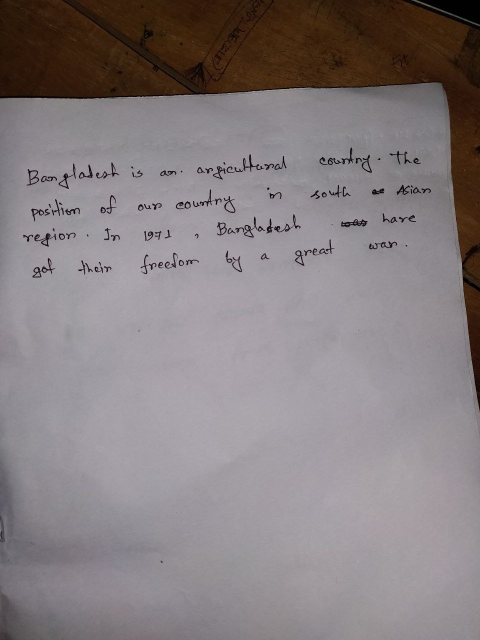
#> input picture images/eng-4.jpg, 960 x 1280 px, found by its file name (shown at 1/2 size)
$ jupyter execute --allow-errors exam_paper_evaluation.ipynb   (shell and % lines are left out)   (older library calls are emulated)
#> lines starting #> are read from the running program, lines starting #| are printed output that depends on the picture; after the words box and inside, x2 and y2 are one past the last pixel; in counts of white or black regions, pixels touching at a corner belong together
### text_segmentation/helpers.py
# -*- coding: utf-8 -*-
'''
Helper functions for ocr project
'''
import matplotlib.pyplot as plt
import numpy as np
import cv2


SMALL_HEIGHT = 800


def resize(img, height=SMALL_HEIGHT, always=False):
    '''
    Resize image to given height.
    '''
    if (img.shape[0] > height or always):
        rat = height / img.shape[0]
        return cv2.resize(img, (int(rat * img.shape[1]), height))

    return img


def ratio(img, height=SMALL_HEIGHT):
    '''Getting scale ratio.'''
    return img.shape[0] / height


# [13 lines left out: function img_extend, not called in this run]

### text_segmentation/page.py
# -*- coding: utf-8 -*-
"""
Crop background and transform perspective from the photo of page
"""
import numpy as np
import cv2

from .helpers import *


def detection(image, area_thresh=0.5):
    """Finding Page."""
    small = resize(image)
    # Edge detection
    image_edges = _edges_detection(small, 200, 250)

    # Close gaps between edges (double page clouse => rectangle kernel)
    closed_edges = cv2.morphologyEx(image_edges,
                                    cv2.MORPH_CLOSE,
                                    np.ones((5, 11)))
    # Countours
    page_contour = _find_page_contours(closed_edges, small, area_thresh)

    # Recalculate to original scale
    page_contour = page_contour.dot(ratio(image, small.shape[0]))
    # Transform prespective
    new_image = _persp_transform(image, page_contour)
    return new_image


def _edges_detection(img, minVal, maxVal):
    """Preprocessing (gray, thresh, filter, border) + Canny edge detection."""
    img = cv2.cvtColor(img, cv2.COLOR_BGR2GRAY)

    img = cv2.bilateralFilter(img, 9, 75, 75)
    img = cv2.adaptiveThreshold(img, 255,
                                cv2.ADAPTIVE_THRESH_GAUSSIAN_C,
                                cv2.THRESH_BINARY, 115, 4)

    # Median blur replace center pixel by median of pixels under kelner
    # => removes thin details
    img = cv2.medianBlur(img, 11)

    # Add black border - detection of border touching pages
    img = cv2.copyMakeBorder(img, 5, 5, 5, 5,
                             cv2.BORDER_CONSTANT,
                             value=[0, 0, 0])
    return cv2.Canny(img, minVal, maxVal)


def _four_corners_sort(pts):
    """Sort corners in order: top-left, bot-left, bot-right, top-right."""
    diff = np.diff(pts, axis=1)
    summ = pts.sum(axis=1)
    return np.array([pts[np.argmin(summ)],
                     pts[np.argmax(diff)],
                     pts[np.argmax(summ)],
                     pts[np.argmin(diff)]])


def _contour_offset(cnt, offset):
    """Offset contour because of 5px border."""
    cnt += offset
    cnt[cnt < 0] = 0
    return cnt


def _find_page_contours(edges, img, area_thresh):
    """Finding corner points of page contour."""
    contours, hierarchy = cv2.findContours(edges,
                                           cv2.RETR_TREE,
                                           cv2.CHAIN_APPROX_SIMPLE)

    # Finding biggest rectangle otherwise return original corners
    height = edges.shape[0]
    width = edges.shape[1]
    MIN_COUNTOUR_AREA = height * width * area_thresh
    MAX_COUNTOUR_AREA = (width - 10) * (height - 10)

    max_area = MIN_COUNTOUR_AREA
    page_contour = np.array([[0, 0],
                             [0, height-5],
                             [width-5, height-5],
                             [width-5, 0]])

    for cnt in contours:
        perimeter = cv2.arcLength(cnt, True)
        approx = cv2.approxPolyDP(cnt, 0.03 * perimeter, True)

        # Page has 4 corners and it is convex
        if (len(approx) == 4 and
                cv2.isContourConvex(approx) and
                max_area < cv2.contourArea(approx) < MAX_COUNTOUR_AREA):

            max_area = cv2.contourArea(approx)
            page_contour = approx[:, 0]

    # Sort corners and offset them
    page_contour = _four_corners_sort(page_contour)
    return _contour_offset(page_contour, (-5, -5))


def _persp_transform(img, s_points):
    """Transform perspective from start points to target points."""
    # Euclidean distance - calculate maximum height and width
    height = max(np.linalg.norm(s_points[0] - s_points[1]),
                 np.linalg.norm(s_points[2] - s_points[3]))
    width = max(np.linalg.norm(s_points[1] - s_points[2]),
                np.linalg.norm(s_points[3] - s_points[0]))

    # Create target points
    t_points = np.array([[0, 0],
                         [0, height],
                         [width, height],
                         [width, 0]], np.float32)

    # getPerspectiveTransform() needs float32
    if s_points.dtype != np.float32:
        s_points = s_points.astype(np.float32)

    M = cv2.getPerspectiveTransform(s_points, t_points)
    return cv2.warpPerspective(img, M, (int(width), int(height)))

### text_segmentation/words.py
# -*- coding: utf-8 -*-
'''
Detect words on the page
return array of words' bounding boxes
'''
import numpy as np
import matplotlib.pyplot as plt
import cv2

from .helpers import *


def detection(image, join=False):
    '''
    Detecting the words bounding boxes.
    Return: numpy array of bounding boxes [x, y, x+w, y+h]
    '''
    # Preprocess image for word detection
    blurred = cv2.GaussianBlur(image, (5, 5), 18)
    edge_img = _edge_detect(blurred)
    ret, edge_img = cv2.threshold(edge_img, 50, 255, cv2.THRESH_BINARY)
    bw_img = cv2.morphologyEx(edge_img, cv2.MORPH_CLOSE,
                              np.ones((15, 15), np.uint8))

    return _text_detect(bw_img, image, join)


def sort_words(boxes):
    '''
    Sort boxes - (x, y, x+w, y+h) from left to right, top to bottom.
    '''
    mean_height = sum([y2 - y1 for _, y1, _, y2 in boxes]) / len(boxes)

    boxes.view('i8,i8,i8,i8').sort(order=['f1'], axis=0)
    current_line = boxes[0][1]
    lines = []
    tmp_line = []
    for box in boxes:
        if box[1] > current_line + mean_height:
            lines.append(tmp_line)
            tmp_line = [box]
            current_line = box[1]
            continue
        tmp_line.append(box)
    lines.append(tmp_line)

    for line in lines:
        line.sort(key=lambda box: box[0])

    return lines


def _edge_detect(im):
    '''
    Edge detection using sobel operator on each layer individually.
    Sobel operator is applied for each image layer (RGB)
    '''
    return np.max(np.array([_sobel_detect(im[:, :, 0]),
                            _sobel_detect(im[:, :, 1]),
                            _sobel_detect(im[:, :, 2])]), axis=0)


def _sobel_detect(channel):
    '''
    Sobel operator.
    '''
    sobelX = cv2.Sobel(channel, cv2.CV_16S, 1, 0)
    sobelY = cv2.Sobel(channel, cv2.CV_16S, 0, 1)
    sobel = np.hypot(sobelX, sobelY)
    sobel[sobel > 255] = 255
    return np.uint8(sobel)


# [42 lines left out: functions union, _intersect, _group_rectangles, not called in this run]


def _text_detect(img, image, join=False):
    '''
    Text detection using contours.
    '''
    small = resize(img, 2000)

    # Finding contours
    mask = np.zeros(small.shape, np.uint8)
    cnt, hierarchy = cv2.findContours(np.copy(small),
                                      cv2.RETR_CCOMP,
                                      cv2.CHAIN_APPROX_SIMPLE)

    index = 0
    boxes = []
    # Go through all contours in top level
    while (index >= 0):
        x, y, w, h = cv2.boundingRect(cnt[index])
        cv2.drawContours(mask, cnt, index, (255, 255, 255), cv2.FILLED)
        maskROI = mask[y:y+h, x:x+w]
        # Ratio of white pixels to area of bounding rectangle
        r = cv2.countNonZero(maskROI) / (w * h)

        # Limits for text
        if (r > 0.1
            and 1600 > w > 10
            and 1600 > h > 10
            and h/w < 3
            and w/h < 10
                and (60 // h) * w < 1000):
            boxes += [[x, y, w, h]]

        index = hierarchy[0][index][0]

    if join:
        # Need more work
        boxes = _group_rectangles(boxes)

    bounding_boxes = np.array([0, 0, 0, 0])
    for (x, y, w, h) in boxes:
        bounding_boxes = np.vstack((bounding_boxes,
                                    np.array([x, y, x+w, y+h])))

    boxes = bounding_boxes.dot(ratio(image, small.shape[0])).astype(np.int64)
    return boxes[1:]

### handwritten-text-recognition-main/exam_paper_evaluation.ipynb
[cell 1]
import os
BASE_DIR = os.getcwd()
print(BASE_DIR)

## Importing libraries

[cell 2]
import cv2
import errno
from text_segmentation import words, page
from htr.utils import implt

import string
from htr.generator import Tokenizer, DataGenerator

from htr.network import puigcerver, ctc_loss, ctc_decode
from tensorflow.keras.models import Model

import numpy as np
from htr.preprocessing import preprocess, normalization, threshold

from tqdm.notebook import tqdm
from fpdf import FPDF

[cell 3]
def draw_boxes(img, boxes):
    img = img.copy()
    for x1, y1, x2, y2 in boxes:
        cv2.rectangle(img, (x1, y1), (x2, y2), (0, 0, 240), 1)
    return img

## Steps

### Load image

[cell 4]
img = cv2.imread('images/eng-4.jpg')
#> img is the input picture: shape (1280, 960, 3); mean B, G, R 128.1, 126.1, 134.1
implt(cv2.cvtColor(img, cv2.COLOR_BGR2RGB), figsize=(20, 10), title='Orginal image')
#> (this line was passed over: htr is not available in this run)

### Page detection

[cell 5]
crop = page.detection(img)
#> in _edges_detection, `img = cv2.adaptiveThreshold(img, 255, cv2.ADAPTIVE_THRESH_GAUSSIAN_C, ..`:
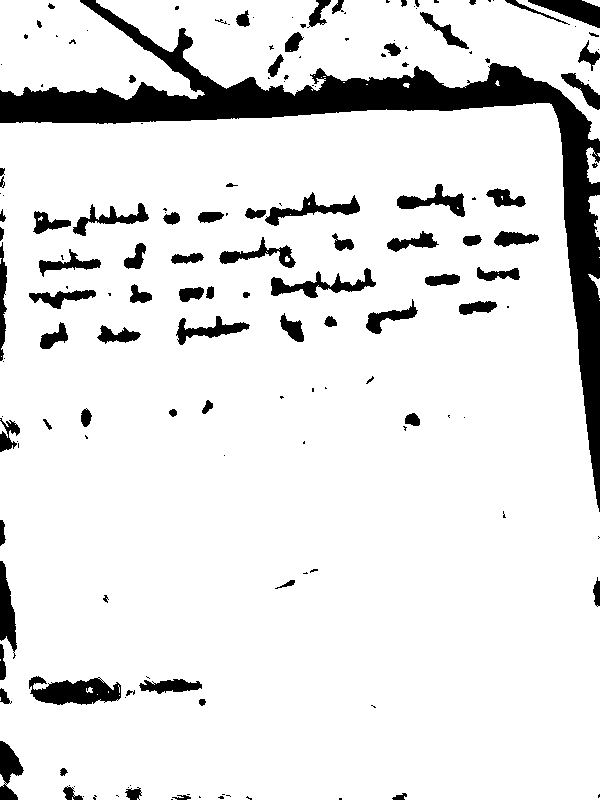
#> img: shape (800, 600); 89.1% white; 168 black regions (86 under 20 px), largest, box (x1, y1, x2, y2) and area: (0, 0, 600, 512) 28170, (29, 676, 121, 705) 1755, (271, 268, 376, 298) 1108
#> in detection, `closed_edges = cv2.morphologyEx(image_edges, cv2.MORPH_CLOSE, np.ones(..`:
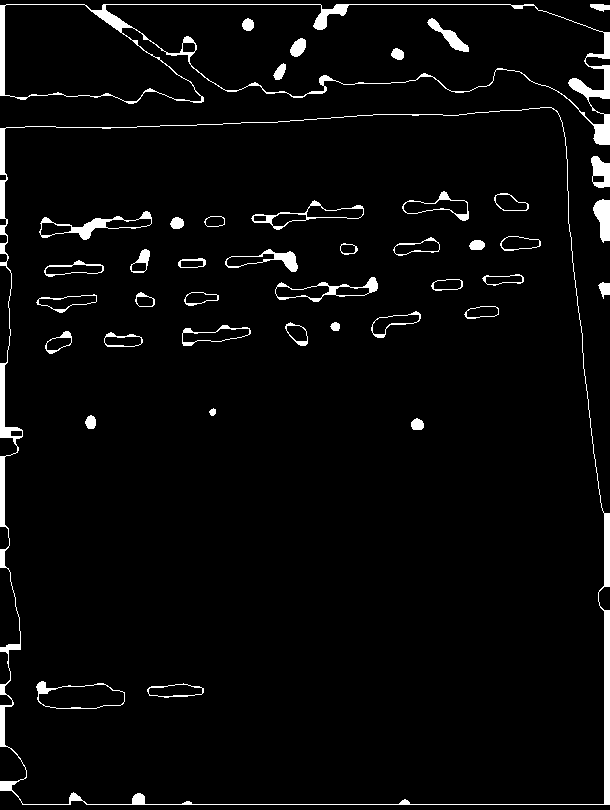
#> closed_edges: shape (810, 610); 3.8% white; 43 white regions
#> in _find_page_contours, `contours, hierarchy = cv2.findContours(edges, cv2.RETR_TREE, cv2.CHAIN..`: contours = 79 contours; largest, box (x1, y1, x2, y2) and area: (0, 107, 610, 805) 400908, (4, 107, 605, 805) 397506, (0, 4, 610, 145) 50108, (105, 4, 605, 125) 34352, (4, 4, 202, 102) 12925
#> the loop in _find_page_contours, `for cnt in contours:` made 79 passes
#> (perimeter, max_area, page_contour) on pass 5: (2791.6, 394988, [[556, 110], [0, 128], [0, 790], [609, 804]])
#> after the loop in _find_page_contours, `for cnt in contours:`: max_area = 394988
#> in _four_corners_sort, `diff = np.diff(pts, axis=1)`: diff = [-446, 128, 790, 195]
#> in _four_corners_sort, `summ = pts.sum(axis=1)`: summ = [666, 128, 790, 1413]
#> in _find_page_contours, `page_contour = _four_corners_sort(page_contour)`: page_contour = [[0, 128], [0, 790], [609, 804], [556, 110]]
#> in _contour_offset, `cnt += offset`: cnt = [[-5, 123], [-5, 785], [604, 799], [551, 105]]
#> in detection, `page_contour = _find_page_contours(closed_edges, small, area_thresh)`: page_contour = [[0, 123], [0, 785], [604, 799], [551, 105]]
#> in detection, `page_contour = page_contour.dot(ratio(image, small.shape[0]))`: page_contour = [[0, 196.8], [0, 1256], [966.4, 1278.4], [881.6, 168]]
#> in _persp_transform, `height = max(np.linalg.norm(s_points[0] - s_points[1]), np.linalg.norm..`: height = 1113.6
#> in _persp_transform, `width = max(np.linalg.norm(s_points[1] - s_points[2]), np.linalg.norm(..`: width = 966.7
#> in _persp_transform, `t_points = np.array([[0, 0], [0, height], [width, height], [width, 0]]..`: t_points = [[0, 0], [0, 1113.6], [966.7, 1113.6], [966.7, 0]]
#> in _persp_transform, `s_points = s_points.astype(np.float32)`: s_points has the same summary as page_contour in detection
#> in _persp_transform, `M = cv2.getPerspectiveTransform(s_points, t_points)`: M = [[1.17, 0, 0], [0.0381, 1.17, -229.8], [5.65e-05, 8.79e-05, 1]]
#> in _persp_transform, `return cv2.warpPerspective(img, M, (int(width), int(height)))`:
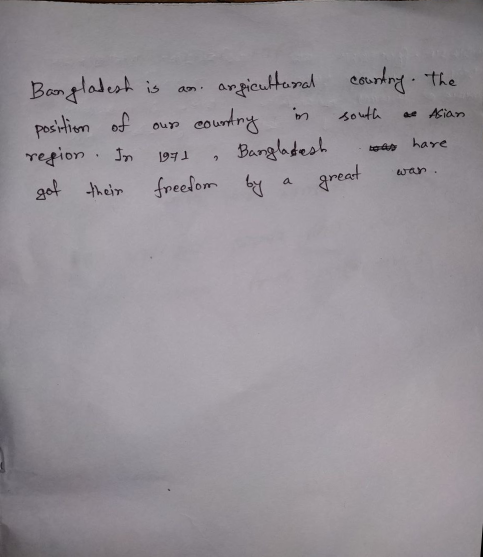
#> returned value: shape (1113, 966, 3) (shown at 1/2 size); mean of channels 0, 1, 2 150.8, 144.9, 149.9; drawn as B, G, R
implt(cv2.cvtColor(crop, cv2.COLOR_BGR2RGB), figsize=(20, 10), title='After page detection')
#> (this line was passed over: htr is not available in this run)

### Word segmentation
Get bounding boxes for each words

[cell 6]
boxes = words.detection(crop)
#> in _sobel_detect, `sobelX = cv2.Sobel(channel, cv2.CV_16S, 1, 0)`:
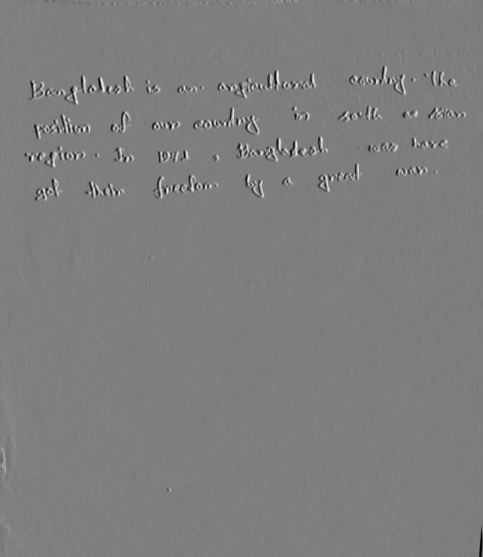
#> sobelX: shape (1113, 966) int16 (shown at 1/2 size); min -231, max 234, mean 0.1; drawn with min black and max white
#> in _sobel_detect, `sobelY = cv2.Sobel(channel, cv2.CV_16S, 0, 1)`:
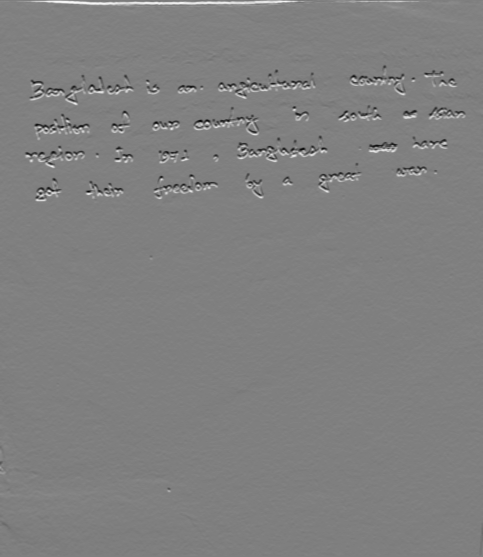
#> sobelY: shape (1113, 966) int16 (shown at 1/2 size); min -223, max 222, mean 0.5; drawn with min black and max white
#> in _sobel_detect, `sobel = np.hypot(sobelX, sobelY)`:
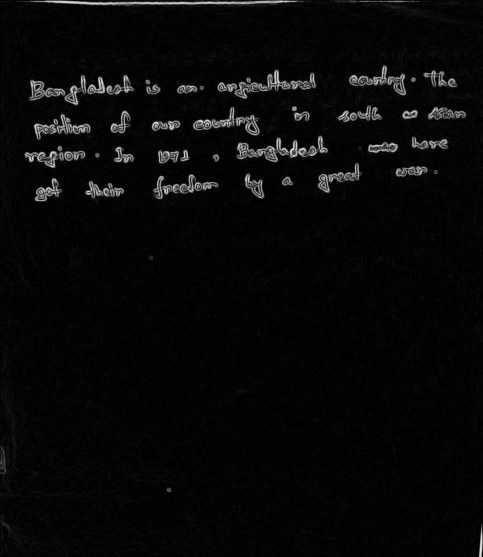
#> sobel: shape (1113, 966) float32 (shown at 1/2 size); min 0, max 245.2, mean 8.2
#> in detection, `ret, edge_img = cv2.threshold(edge_img, 50, 255, cv2.THRESH_BINARY)`:
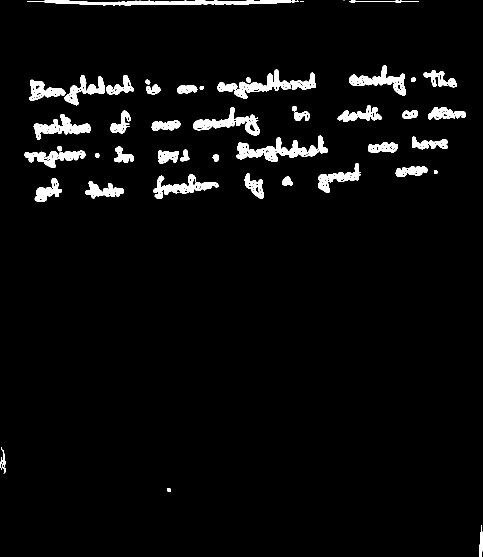
#> edge_img: shape (1113, 966) (shown at 1/2 size); 3.9% white; 62 white regions (8 under 20 px), largest, box (x1, y1, x2, y2) and area: (473, 271, 656, 324) 3409, (54, 0, 597, 12) 3078, (386, 214, 519, 271) 2338
#> in detection, `bw_img = cv2.morphologyEx(edge_img, cv2.MORPH_CLOSE, np.ones((15, 15),..`:
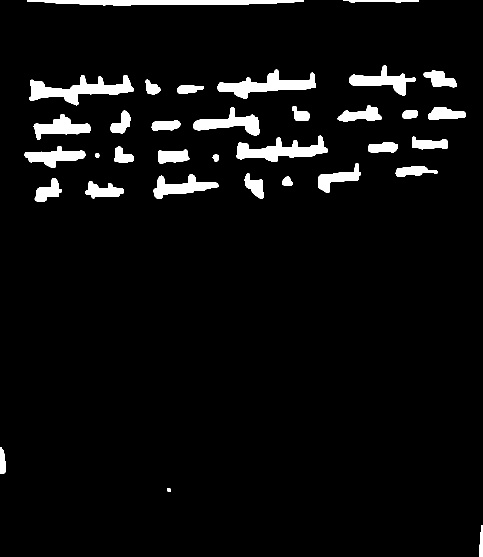
#> bw_img: shape (1113, 966) (shown at 1/2 size); 5% white; 34 white regions
#> in _text_detect, `cnt, hierarchy = cv2.findContours(np.copy(small), cv2.RETR_CCOMP, cv2...`: cnt = 34 contours; largest, box (x1, y1, x2, y2) and area: (58, 150, 268, 211) 4768, (435, 139, 632, 198) 4169, (473, 271, 656, 324) 4042, (54, 0, 608, 12) 3981, (386, 214, 519, 271) 2863
#> the loop in _text_detect, `while (index >= 0):` made 34 passes
#> (x, y, w, h, r, boxes, index) on passes 5 to 6: (69, 356, 54, 47, 0.525, [[170, 362, 78, 35], [69, 356, 54, 47]], 5), (564, 353, 22, 18, 0.737, [[170, 362, 78, 35], [69, 356, 54, 47], [564, 353, 22, 18]], 6)
#> after the loop in _text_detect, `while (index >= 0):`: boxes = 28 items, first 6: [170, 362, 78, 35], [69, 356, 54, 47], [564, 353, 22, 18], [306, 349, 131, 49], [489, 346, 39, 51], [791, 332, 84, 21]
#> the loop in _text_detect, `for (x, y, w, h) in boxes:` made 28 passes
#> (x, y, w, h) on passes 3 to 10: (564, 353, 22, 18), (306, 349, 131, 49), (489, 346, 39, 51), (791, 332, 84, 21), (636, 326, 86, 60), (425, 309, 13, 15), (316, 299, 63, 28), (228, 293, 40, 33)
#> after the loop in _text_detect, `for (x, y, w, h) in boxes:`: bounding_boxes = 29 rows, first 6: [0, 0, 0, 0], [170, 362, 248, 397], [69, 356, 123, 403], [564, 353, 586, 371], [306, 349, 437, 398], [489, 346, 528, 397]
#> in _text_detect, `boxes = bounding_boxes.dot(ratio(image, small.shape[0])).astype(np.int..`: boxes has the same summary as bounding_boxes
#> boxes = 28 rows, first 6: [170, 362, 248, 397], [69, 356, 123, 403], [564, 353, 586, 371], [306, 349, 437, 398], [489, 346, 528, 397], [791, 332, 875, 353]
implt(cv2.cvtColor(draw_boxes(crop, boxes), cv2.COLOR_BGR2RGB), figsize=(20, 10), title='Word detection')
#> the loop in draw_boxes, `for x1, y1, x2, y2 in boxes:` made 28 passes
#> after the loop in draw_boxes, `for x1, y1, x2, y2 in boxes:`:
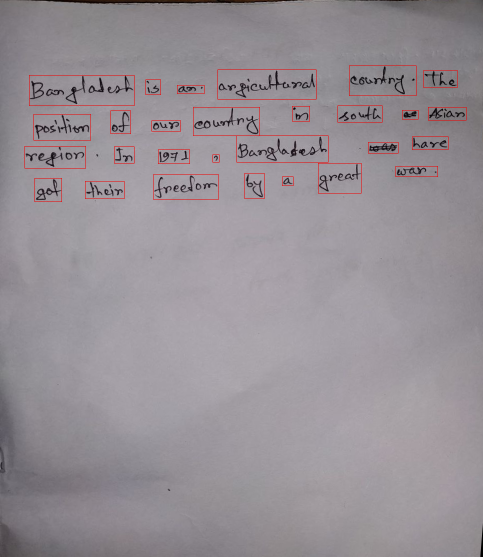
#> img: shape (1113, 966, 3) (shown at 1/2 size); 0.62% of pixels changed, all inside (x1, y1, x2, y2) = (49, 131, 933, 404); drawn as B, G, R
#> (this line was passed over: htr is not available in this run)

### Get words from each line

[cell 7]
lines = words.sort_words(boxes)
#> in sort_words, `mean_height = sum([y2 - y1 for _, y1, _, y2 in boxes]) / len(boxes)`: mean_height = 37.39
#> in sort_words, `current_line = boxes[0][1]`: current_line = 131
#> the loop in sort_words, `for box in boxes:` made 28 passes
#> current_line on passes 6, 7, 15, 21, 25: 170, 211, 271, 309, 349
#> after the loop in sort_words, `for box in boxes:`: current_line = 349; lines = 5 items; tmp_line = [[306, 349, 437, 398], [564, 353, 586, 371], [69, 356, 123, 403], [170, 362, 248, 397]]
#> the loop in sort_words, `for line in lines:` made 6 passes
#> lines = 6 items

[cell 8]
print('No. of lines:', len(lines))
#| No. of lines: 6
#n = int(input('Select a line: '))
n=0

implt(cv2.cvtColor(draw_boxes(crop, lines[n]), cv2.COLOR_BGR2RGB),
      figsize=(20, 10),
      title=f'No. of words in line {n}: {len(lines[n])}')
#> the loop in draw_boxes (call 2), `for x1, y1, x2, y2 in boxes:` made 5 passes
#> (x1, y1, x2, y2) on passes 1 to 5: (58, 150, 268, 211), (291, 159, 321, 189), (435, 139, 632, 198), (698, 131, 832, 191), (847, 140, 914, 175)
#> after the loop in draw_boxes (call 2), `for x1, y1, x2, y2 in boxes:`:
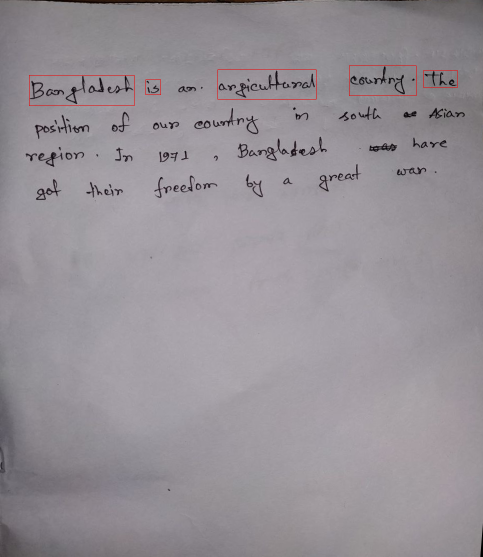
#> img: shape (1113, 966, 3) (shown at 1/2 size); 0.16% of pixels changed, all inside (x1, y1, x2, y2) = (58, 131, 915, 212); drawn as B, G, R
#> (this line was passed over: htr is not available in this run)

### Binarization

#> (a cell that did not finish here is left out)

### Set up parameters

[cell 10]
# Parameters
input_size = (1024, 128, 1)
charset = string.printable[:95]
max_text_len = 128

# Filepaths
output_path = os.path.join(BASE_DIR, 'htr', 'data', 'output-english')
target_path = os.path.join(output_path, 'checkpoint_weights_english1.hdf5')

### Tokenizer for tokenizing and decoding predicted text

#> (a cell that did not finish here is left out)

### Load pre-trained model

#> (a cell that did not finish here is left out)

### Predict
Get prediction of each image of each lines from the model, decode the predicted text.

[cell 13]
output = ''
#> (the rest of this cell did not finish here and is left out)

[cell 14]
import pandas as pd
import urllib
import requests
from bs4 import BeautifulSoup
import re
import PyPDF2 as pdf

#> (a cell that did not finish here is left out)

[cell 16]
soup = ('answer.pdf')

[cell 17]
pdf_reader=pdf.PdfReader(file)

#> (a cell that did not finish here is left out)

#> (a cell that did not finish here is left out)

#> (a cell that did not finish here is left out)

#> (a cell that did not finish here is left out)

#> (a cell that did not finish here is left out)

#> (a cell that did not finish here is left out)

[cell 24]
import pandas as pd
import gensim
import os
import spacy
#> (the rest of this cell did not finish here and is left out)

[cell 25]
data = pd.read_csv('random.csv')
#> (reads random.csv from the repository)
